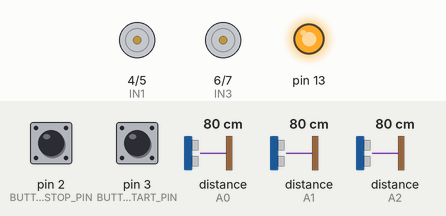
Recording of a sketch running on a simulated Arduino Uno, built with avr-gcc and run on an emulated ATmega328P. Parts: motor-driver pin pairs drawn as motors (green arrow = first pin HIGH = forward, orange = second pin HIGH = backward, longer = more drive, scaled by the enable pin), output pins drawn as LEDs (lit = HIGH). The test bench sets the inputs (shaded band); at power-on: pin 3 (BUTTON_START_PIN) HIGH, pin 2 (BUTTON_STOP_PIN) HIGH, distance to the obstacle (sensors on A0, A1, A2) 80 cm. What the sketch prints to the serial monitor is not drawn.

Above: at 1.2 s.
1.3 s: pin 3 (BUTTON_START_PIN) pulled LOW for 0.15 s
At 2.5 s:
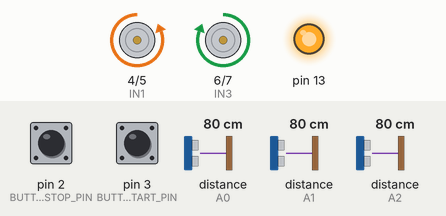
2.9 s: pin 2 (BUTTON_STOP_PIN) pulled LOW for 0.15 s
At 4.3 s:
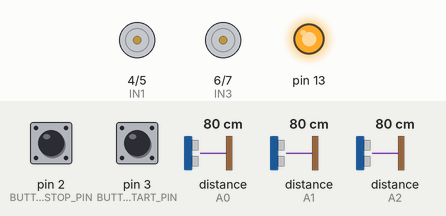
7.0 s: pin 3 (BUTTON_START_PIN) pulled LOW for 1 s
At 8.3 s:
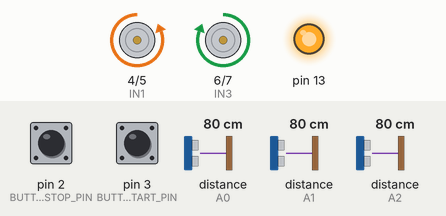
9.5 s: distance to the obstacle (sensor on A0) set to 22 cm
11.0 s: distance to the obstacle (sensor on A0) set to 17 cm
At 11.4 s:
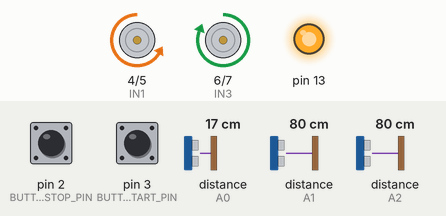
Timing chart, 0 to 13.6 s (numbered marks = the images above; inputs shaded):
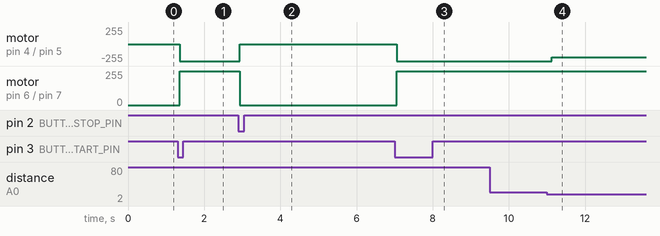

The sketch:

Car11_v0.3.ino
```cpp
#include <SharpIR.h>

#define IN1 4
#define IN2 5
#define IN3 6
#define IN4 7
#define ENA 10
#define ENB 11


#define IR_LEFT A0

#define IR_MIDDLE A2
#define IR_MIDDLE_MODEL GP2Y0A02YK0F

#define IR_RIGHT A1
#define IR_SIDE_MODEL GP2Y0A21YK0F


#define BUTTON_STOP_PIN 2
#define BUTTON_START_PIN 3

volatile bool buttonStopPressed = false;
volatile bool buttonStartPressed = false;

SharpIR leftsensor(SharpIR::IR_SIDE_MODEL, IR_LEFT);
SharpIR rightsensor(SharpIR::IR_SIDE_MODEL, IR_RIGHT);
SharpIR midsensor(SharpIR::IR_MIDDLE_MODEL, IR_MIDDLE);


float calculateAverage(int sensor1, int sensor2, int sensor3) {
    return (sensor1 + sensor2 + sensor3) / 3.0;
}


int leftdistance;
int leftdistance_old;
int leftdistance_old2;

int rightdistance;
int rightdistance_old;
int rightdistance_old2;

int middistance;
int middistance_old;
int middistance_old2;

void setup() {
  pinMode(IN1, OUTPUT);
  pinMode(IN2, OUTPUT);
  pinMode(IN3, OUTPUT);
  pinMode(IN4, OUTPUT);
  pinMode(ENA, OUTPUT);
  pinMode(ENB, OUTPUT);
  pinMode(13, OUTPUT);


  pinMode(BUTTON_STOP_PIN, INPUT_PULLUP);
  pinMode(BUTTON_START_PIN, INPUT_PULLUP);

  attachInterrupt(digitalPinToInterrupt(BUTTON_STOP_PIN), buttonStopInterrupt, FALLING);
  attachInterrupt(digitalPinToInterrupt(BUTTON_START_PIN), buttonStartInterrupt, FALLING);

  digitalWrite(13, HIGH);
  Serial.begin(115200);
  Serial.println("Hallo");


}

void loop() {
/** ----------------------STOP--------------------**/
  while(buttonStopPressed == true){

    Serial.print("STOPWHILE");
    Serial.println();

    drive(0,0);

    //motorR(0);
    //motorL(0);


   }


/** -------------------START--------------------**/
  while(buttonStartPressed == true) {

     leftdistance_old2 = leftdistance_old;
     leftdistance_old = leftdistance;
     leftdistance = leftsensor.getDistance();
   // int leftdistance_old = leftdistance;
   // int leftdistance_old2 = leftdistance_old; // TODO:: ALTE MESSUNGEN SPEICHERN, MITTELWERT BERECHNEN


     rightdistance_old2 = rightdistance_old;
     rightdistance_old = rightdistance;
     rightdistance = rightsensor.getDistance();
    //int rightdistance_old = rightdistance;
    //int rightdistance_old2 = rightdistance_old; // TODO:: ALTE MESSUNGEN SPEICHERN, MITTELWERT BERECHNEN


     middistance_old2 = middistance_old;
     middistance_old = middistance;
     middistance = midsensor.getDistance();
    //int middistance_old = middistance;
    //int middistance_old2 = middistance_old; // TODO:: ALTE MESSUNGEN SPEICHERN, MITTELWERT BERECHNEN

    float averageLeft = calculateAverage(leftdistance, leftdistance_old, leftdistance_old2);
    float averageRight = calculateAverage(rightdistance, rightdistance_old, rightdistance_old2);
    float averageMid = calculateAverage(middistance, middistance_old, middistance_old2);


    Serial.print("DRIVE");
    navigateCourse(averageLeft, averageRight, averageMid);
    //drive(255,255);
    //motorR(255);
    //motorL(255);


    Serial.print("STARTWHILE");
    Serial.println();
/*
    Serial.print(" jetzige messung: ");
    Serial.print(leftdistance);
    Serial.print(" letzte messung: ");
    Serial.print(leftdistance_old);
    Serial.print(" vorletzte messung: ");
    Serial.print(leftdistance_old2);
    Serial.println();

    Serial.print(" leftdistance: ");
    Serial.print(averageLeft );
    //Serial.print(" rightdistance: ");
    //Serial.print(averageRight);
    //Serial.print(" middistance: ");
    //Serial.print(averageMid);

    Serial.println();

    */


 /*
    if(rightdistance < 20){


      left(64,32);

      }

     else if (leftdistance < 20){

      right(32,64);

      }

    else{
      forward(64,64);

      }
*/

   /*
  if(middistance < 25 ){
    // STOP
    digitalWrite(IN1, LOW);
    digitalWrite(IN2, LOW);
    digitalWrite(IN3, LOW);
    digitalWrite(IN4, LOW);

    }
    */

  }


}


/*
void motorR(int speed){

  if(speed < 0)
  {
    digitalWrite(IN1, LOW);
    digitalWrite(IN2, HIGH);
    if(speed < -255) speed = -255;  // Deckelung
    analogWrite(ENA, -speed);
  }
  else if(speed > 0)
  {
    digitalWrite(IN1, HIGH);
    digitalWrite(IN2, LOW);
    if(speed > +255) speed = +255;  // Deckelung
    analogWrite(ENA, speed);
  }
  else // if(speed == 0)
  {
    analogWrite(ENA, 0); // Stopp den Motor sofort
  }
  Serial.print("RIGHT");
}

void motorL(int speed){

  if(speed < 0)
  {
    digitalWrite(IN3, LOW);
    digitalWrite(IN4, HIGH);

    if(speed < -255) speed = -255;  // Deckelung
    analogWrite(ENB, -speed);

  }
  else if(speed > 0)
  {
    digitalWrite(IN3, HIGH);
    digitalWrite(IN4, LOW);
    Serial.print("LEFTFRFRFR");
    if(speed > +255) speed = +255;  // Deckelung
    analogWrite(ENB, speed);
  }
  else // if(speed == 0)
  {
    analogWrite(ENB, 0); // Stopp den Motor sofort

  }
  Serial.print("LEFT");
}
*/


void drive(int leftspeed, int rightspeed){

  if(leftspeed < 0)
  {
    digitalWrite(IN1, HIGH);
    digitalWrite(IN2, LOW);
    //Serial.println("leftback");
    if(leftspeed < -255) leftspeed = -255;  // Deckelung
      analogWrite(ENA, -leftspeed);
  }
  else if(leftspeed > 0)
  {
    digitalWrite(IN1, LOW);
    digitalWrite(IN2, HIGH);
    //Serial.println("leftforward");
    if(leftspeed > +255) leftspeed = +255;  // Deckelung
     analogWrite(ENA, leftspeed);
  }
  else // if(speed == 0)
  {
    analogWrite(ENA, 0); // Stopp den Motor sofort
  }

  if(rightspeed < 0)
  {
    digitalWrite(IN3, LOW);
    digitalWrite(IN4, HIGH);
    //Serial.println("rightback");
    if(rightspeed < -255) rightspeed = -255;  // Deckelung
    analogWrite(ENB, -rightspeed);

  }
  else if(rightspeed > 0)
  {
    digitalWrite(IN3, HIGH);
    digitalWrite(IN4, LOW);
    //Serial.println("rightforward");
    if(rightspeed > +255) rightspeed = +255;  // Deckelung
    analogWrite(ENB, rightspeed);
  }
  else // if(speed == 0)
  {
    analogWrite(ENB, 0); // Stopp den Motor sofort

  }
}

/*
void left(int left, int right){

    digitalWrite(IN1, LOW);
    digitalWrite(IN2, HIGH);
    digitalWrite(IN3, LOW);
    digitalWrite(IN4, LOW);
    analogWrite(ENA, left);
    analogWrite(ENB, right);
}

void right(int left, int right){

    digitalWrite(IN1, LOW);
    digitalWrite(IN2, LOW);
    digitalWrite(IN3, LOW);
    digitalWrite(IN4, HIGH);
    analogWrite(ENA, left);
    analogWrite(ENB, right);
}
*/

// TODO: fahren, geschwindigkeitregelnn

void navigateCourse(float leftDist, float rightDist, float midDist) {
  if (midDist < 25) {

    if (leftDist > rightDist) {
      //turnRight();
      drive(0,255);
    }
    else {
     // turnLeft();
      drive(255,0);
    }

  } else if (leftDist < 20) {
    //  steerRight();
     drive(200,255);

  } else if (rightDist < 20) { // Too close to right obstacle
     // steerLeft();
     drive(255,200);
  } else {
      drive(255, 255);
  }
}

void buttonStartInterrupt(){

  Serial.println("STARTINTERRUPT");
  buttonStartPressed = true;
  buttonStopPressed = false;

}


void buttonStopInterrupt() {

  Serial.println("STOPINTERRUPT");
  buttonStopPressed = true;
    buttonStartPressed = false;

}
```

Measured:
- the behaviour switches between 20 and 19 cm on distance to the obstacle (sensor on A0) (found by bisection; images 3 and 4)
- after the input at 1.3 s, motor on pin 4 (IN1) / pin 5 (IN2): stopped → backward 255/255 after 0.06 s; motor on pin 6 (IN3) / pin 7 (IN4): stopped → forward 255/255 after 0.06 s
- after the input at 2.9 s, motor on pin 4 (IN1) / pin 5 (IN2): backward 255/255 → stopped at once; motor on pin 6 (IN3) / pin 7 (IN4): forward 255/255 → stopped at once
- after the input at 7.0 s, motor on pin 4 (IN1) / pin 5 (IN2): stopped → backward 255/255 after 0.06 s; motor on pin 6 (IN3) / pin 7 (IN4): stopped → forward 255/255 after 0.06 s
- after the input at 11.0 s, motor on pin 4 (IN1) / pin 5 (IN2): backward 255/255 → backward 200/255 after 0.13 s
